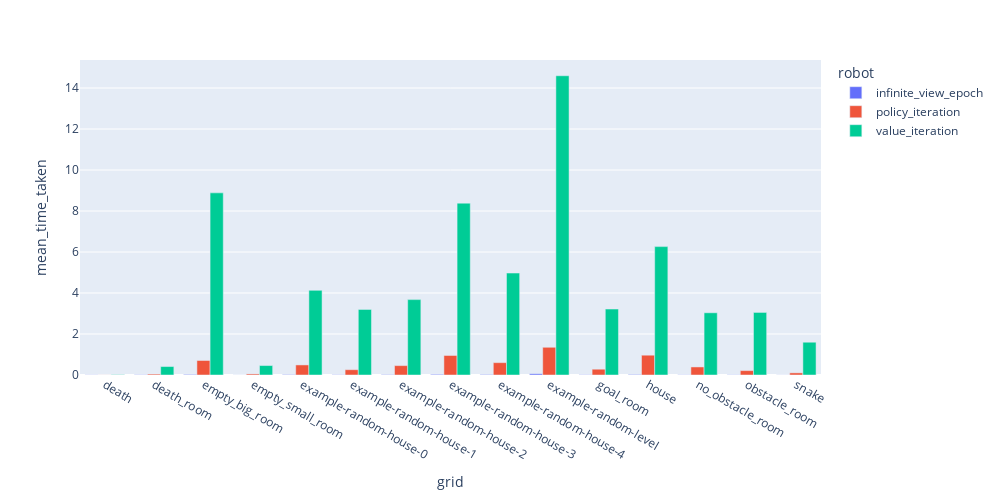

Notebook source saved alongside this figure:
### Code cell


### Figure 1 — Plotly figure (JSON) as saved in the notebook; plotly's stock layout.template omitted (floating-point values rounded to 4 significant figures)
{"data": [{"alignmentgroup": "True", "hovertemplate": "robot=infinite_view_epoch<br>grid=%{x}<br>mean_time_taken=%{y}<extra></extra>", "legendgroup": "infinite_view_epoch", "marker": {"color": "#636efa"}, "name": "infinite_view_epoch", "offsetgroup": "infinite_view_epoch", "orientation": "v", "showlegend": true, "textposition": "auto", "type": "bar", "x": ["death", "death_room", "empty_big_room", "empty_small_room", "example-random-house-0", "example-random-house-1", "example-random-house-2", "example-random-house-3", "example-random-house-4", "example-random-level", "goal_room", "house", "no_obstacle_room", "obstacle_room", "snake"], "xaxis": "x", "y": [0.007487, 0.01164, 0.02729, 0.003038, 0.01953, 0.01151, 0.01686, 0.03057, 0.02325, 0.05991, 0.0123, 0.02423, 0.009256, 0.01044, 0.00496], "yaxis": "y"}, {"alignmentgroup": "True", "hovertemplate": "robot=policy_iteration<br>grid=%{x}<br>mean_time_taken=%{y}<extra></extra>", "legendgroup": "policy_iteration", "marker": {"color": "#EF553B"}, "name": "policy_iteration", "offsetgroup": "policy_iteration", "orientation": "v", "showlegend": true, "textposition": "auto", "type": "bar", "x": ["death", "death_room", "empty_big_room", "empty_small_room", "example-random-house-0", "example-random-house-1", "example-random-house-2", "example-random-house-3", "example-random-house-4", "example-random-level", "goal_room", "house", "no_obstacle_room", "obstacle_room", "snake"], "xaxis": "x", "y": [0.003146, 0.04472, 0.7078, 0.05159, 0.4914, 0.2587, 0.4583, 0.9521, 0.6024, 1.353, 0.2827, 0.966, 0.3926, 0.2149, 0.1041], "yaxis": "y"}, {"alignmentgroup": "True", "hovertemplate": "robot=value_iteration<br>grid=%{x}<br>mean_time_taken=%{y}<extra></extra>", "legendgroup": "value_iteration", "marker": {"color": "#00cc96"}, "name": "value_iteration", "offsetgroup": "value_iteration", "orientation": "v", "showlegend": true, "textposition": "auto", "type": "bar", "x": ["death", "death_room", "empty_big_room", "empty_small_room", "example-random-house-0", "example-random-house-1", "example-random-house-2", "example-random-house-3", "example-random-house-4", "example-random-level", "goal_room", "house", "no_obstacle_room", "obstacle_room", "snake"], "xaxis": "x", "y": [0.0158, 0.4125, 8.886, 0.4612, 4.13, 3.201, 3.678, 8.384, 4.974, 14.6, 3.217, 6.264, 3.036, 3.052, 1.599], "yaxis": "y"}], "layout": {"barmode": "group", "height": 500, "legend": {"title": {"text": "robot"}, "tracegroupgap": 0}, "margin": {"t": 60}, "width": 1000, "xaxis": {"anchor": "y", "domain": [0, 1], "title": {"text": "grid"}}, "yaxis": {"anchor": "x", "domain": [0, 1], "title": {"text": "mean_time_taken"}}}}
